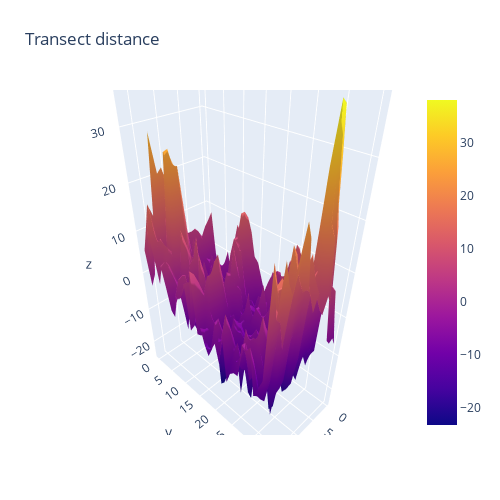

The cell this chart's notebook holds for it:
### Code cell
import pandas as pd
import plotly.graph_objects as go

data = pd.read_csv('https://raw.githubusercontent.com/landen5/USGS-project/main/coastal_data_raw.csv', header=None)

#3D visual
fig = go.Figure(data=[go.Surface(z=data.values)])

fig.update_layout(title='Transect distance', autosize=False,
                  width=500, height=500,
                  margin=dict(l=65, r=50, b=65, t=90))
fig.show()

#coefficients to tune
a = 1.0
b = 1.0
c = 1.0
d = 1.0

#creating new matrix of data calculated by function z = asin(x*(b/pi))ccos(y*(d/pi))
data_new = pd.DataFrame(data)

rows, cols = data_new.shape
for row in range(0, rows):
    for col in range(0, cols):
        print(data_new.at[row, col])

### Figure 1 — Plotly figure (JSON) as saved in the notebook; plotly's stock layout.template omitted (floating-point values rounded to 4 significant figures; data arrays with more than 128 entries replaced by an {"elided": "..."} marker saying what was removed)
{"data": [{"type": "surface", "z": {"elided": "36x18 float values"}}], "layout": {"autosize": false, "height": 500, "margin": {"b": 65, "l": 65, "r": 50, "t": 90}, "scene": {"aspectmode": "auto", "aspectratio": {"x": 0.5126, "y": 1.055, "z": 1.848}}, "title": {"text": "Transect distance"}, "width": 500}}
